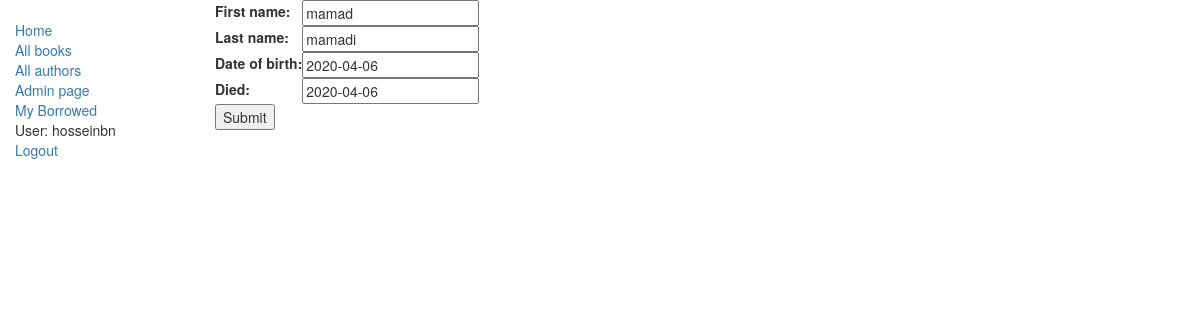
The page /catalog/author/2/update/ (signed in) on the database its author committed.
### catalog/models.py (models this page shows, shortened)
class Author(models.Model):
    first_name = models.CharField(max_length=100)
    last_name = models.CharField(max_length=100)
    date_of_birth = models.DateField(null=True, blank=True)
    date_of_death = models.DateField('Died', null=True, blank=True)

### catalog/views.py (the view)
# urls.py: url(r'^author/(?P<pk>\d+)/update/$', views.AuthorUpdate.as_view(), name='author_update'),
class AuthorUpdate(generic.UpdateView):
    model = models.Author
    fields = ['first_name','last_name','date_of_birth','date_of_death']

### catalog/templates/catalog/author_form.html (shortened to what this page needs)
{% extends "catalog/base_generic.html" %}
{% block content %}
<form action="" method="post">
    <table>
    {{ form.as_table }}
    </table>
    <input type="submit" value="Submit" />
</form>
{% endblock %}

### catalog/templates/catalog/base_generic.html (shortened to what this page needs)
<!DOCTYPE html>
<html lang="en">
<head>
  <link rel="stylesheet" href="https://maxcdn.bootstrapcdn.com/bootstrap/3.3.7/css/bootstrap.min.css">
  {% load static %}
  <link rel="stylesheet" href="{% static 'catalog/styles.css' %}">
</head>
<body>
  <div class="container-fluid">
    <div class="row">
      <div class="col-sm-2">
      {% block sidebar %}
      <ul class="sidebar-nav">
          <li><a href="{% url 'catalog:index' %}">Home</a></li>
          <li><a href="{% url 'catalog:books' %}">All books</a></li>
          <li><a href="{% url 'catalog:authors' %}">All authors</a></li>
          <li><a href="/admin/"> Admin page </a></li>
          <li><a href="{% url 'catalog:my-borrowed' %}">My Borrowed</a></li>
          {% if user.is_authenticated %}
            <li>User: {{ user.get_username }}</li>
            <li><a href="{% url 'logout'%}?next={{request.path}}">Logout</a></li>
          {% else %}
            <li><a href="{% url 'login'%}?next={{request.path}}">Login</a></li>
          {% endif %}
      </ul>
     {% endblock %}
      </div>
      <div class="col-sm-10 ">
      {% block content %}{% endblock %}
      </div>
    </div>
  </div>
</body>
</html>

### catalog/static/catalog/styles.css (style rules this page uses)
.sidebar-nav { margin-top: 20px; padding: 0; list-style: none; }

### rows shown on the page
Author: first_name "mamad", last_name "mamadi", date_of_birth "2020-04-06", date_of_death "2020-04-06"

### other values the page prints
{{ user.get_username }} "hosseinbn"
